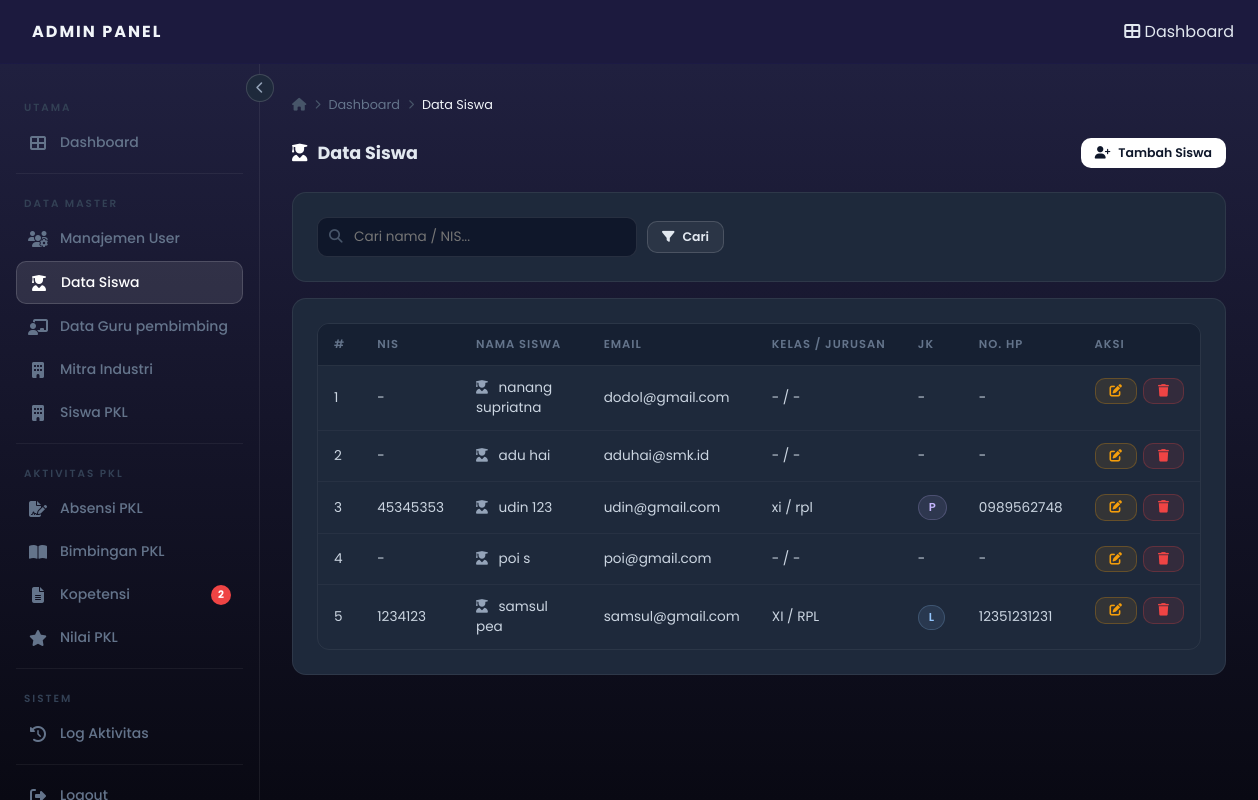
/admin/admin-siswa.php (signed in), run on the app's committed database.
### tables this page shows
CREATE TABLE `profil_siswa` (
  `id` int(11) NOT NULL,
  `user_id` int(11) NOT NULL,
  `nis` varchar(20) DEFAULT NULL,
  `kelas` varchar(20) DEFAULT NULL,
  `jurusan` varchar(50) DEFAULT NULL,
  `no_hp` varchar(15) DEFAULT NULL,
  `foto_profil` varchar(255) DEFAULT NULL,
  `jenis_kelamin` enum('Laki-laki','Perempuan') DEFAULT NULL,
  `agama` varchar(50) DEFAULT NULL,
  `tempat_lahir` varchar(100) DEFAULT NULL,
  `tanggal_lahir` date DEFAULT NULL,
  `alamat` text DEFAULT NULL,
  `golongan_darah` enum('A','B','AB','O') DEFAULT NULL
);

CREATE TABLE `users` (
  `id` int(11) NOT NULL,
  `nama_depan` varchar(50) NOT NULL,
  `nama_belakang` varchar(50) NOT NULL,
  `email` varchar(100) NOT NULL,
  `password` varchar(255) NOT NULL,
  `role` enum('siswa','pembimbing','wakasek','admin') NOT NULL,
  `created_at` timestamp NOT NULL DEFAULT current_timestamp()
);

### admin/admin-siswa.php (the view, shortened to what this page needs)
<?php
include '../config.php';
$search = isset($_GET['s']) ? mysqli_real_escape_string($conn, trim($_GET['s'])) : '';
$where  = "WHERE u.role = 'siswa'";
$rows = mysqli_query($conn,
    "SELECT u.id AS user_id, u.nama_depan, u.nama_belakang, u.email, u.created_at,
            ps.id AS profil_id, ps.nis, ps.kelas, ps.jurusan,
            ps.jenis_kelamin, ps.agama, ps.tempat_lahir, ps.tanggal_lahir,
            ps.no_hp, ps.alamat, ps.golongan_darah
     FROM users u
     LEFT JOIN profil_siswa ps ON u.id = ps.user_id
     $where
     ORDER BY u.id DESC"
);
include '_header_admin.php';
?>
<div class="page-header">
  <h2><i class="fas fa-user-graduate"></i> Data Siswa</h2>
  <button class="btn btn-primary btn-sm" onclick="openModal('modalSiswa')">
    <i class="fas fa-user-plus"></i> Tambah Siswa
  </button>
</div>
<div class="card" style="margin-bottom:16px;">
  <form method="GET" style="display:flex;gap:10px;align-items:center;flex-wrap:wrap;">
    <div class="search-bar">
      <i class="fas fa-search"></i>
      <input type="text" name="s" placeholder="Cari nama / NIS..."
             value="<?php echo htmlspecialchars($search); ?>"/>
    </div>
    <button type="submit" class="btn btn-secondary btn-sm"><i class="fas fa-filter"></i> Cari</button>
  </form>
</div>
<div class="card">
  <div class="table-wrapper">
    <table>
      <thead>
        <tr>
          <th>#</th>
          <th>NIS</th>
          <th>Nama Siswa</th>
          <th>Email</th>
          <th>Kelas / Jurusan</th>
          <th>JK</th>
          <th>No. HP</th>
          <th>Aksi</th>
        </tr>
      </thead>
      <tbody>
      <?php
      $no = 1;
      if (mysqli_num_rows($rows) === 0): ?>
        <tr><td colspan="8" style="text-align:center;padding:20px;color:#64748b;">Belum ada data siswa.</td></tr>
      <?php else:
      while ($r = mysqli_fetch_assoc($rows)): ?>
      <tr>
        <td><?php echo $no++; ?></td>
        <td><?php echo htmlspecialchars($r['nis'] ?? '-'); ?></td>
        <td>
          <i class="fas fa-user-graduate" style="color:#94a3b8;margin-right:7px;"></i>
          <?php echo htmlspecialchars($r['nama_depan'] . ' ' . $r['nama_belakang']); ?>
        </td>
        <td><?php echo htmlspecialchars($r['email']); ?></td>
        <td><?php echo htmlspecialchars(($r['kelas'] ?? '-') . ' / ' . ($r['jurusan'] ?? '-')); ?></td>
        <td><?php
          $jk = $r['jenis_kelamin'] ?? '';
          if ($jk === 'Laki-laki')  echo "<span class='pill pill-blue'>L</span>";
          elseif ($jk === 'Perempuan') echo "<span class='pill pill-purple'>P</span>";
          else echo '-';
        ?></td>
        <td><?php echo htmlspecialchars($r['no_hp'] ?? '-'); ?></td>
        <td style="display:flex;gap:6px;">
          <button class="btn btn-warning btn-sm"
            onclick="editSiswa(<?php echo htmlspecialchars(json_encode($r), ENT_QUOTES); ?>)">
            <i class="fas fa-edit"></i>
          </button>
          <a href="?hapus=<?php echo $r['user_id']; ?>"
             class="btn btn-danger btn-sm"
             onclick="return confirm('Hapus siswa ini? Data tidak bisa dikembalikan.')">
            <i class="fas fa-trash"></i>
          </a>
        </td>
      </tr>
      <?php endwhile; endif; ?>
      </tbody>
    </table>
  </div>
</div>
<?php include '_footer_admin.php'; ?>

### admin/style.css (style rules this page uses)
*, *::before, *::after { box-sizing: border-box; margin: 0; padding: 0; }
html { scroll-behavior: smooth; }
body { font-family: 'Poppins', sans-serif; background: linear-gradient(to bottom, #222243, #090913); color: #e2e8f0; min-height: 100vh; }
a { text-decoration: none; color: inherit; }
h2 { font-size: 1.25rem; font-weight: 600; color: #e2e8f0; }
.btn { display: inline-flex; align-items: center; gap: 8px; padding: 10px 20px; border-radius: 10px; font-family: 'Poppins', sans-serif; font-size: 0.85rem; font-weight: 600; cursor: pointer; transition: all 0.2s; border: none; text-decoration: none; }
.btn-primary { background: #ffffff; color: #0f172a; }
.btn-secondary { background: rgba(255, 255, 255, 0.06); color: #e2e8f0; border: 1px solid rgba(255, 255, 255, 0.15); }
.btn-danger { background: rgba(239, 68, 68, 0.1); color: #ef4444; border: 1px solid rgba(239, 68, 68, 0.25); }
.btn-warning { background: rgba(245, 158, 11, 0.1); color: #f59e0b; border: 1px solid rgba(245, 158, 11, 0.25); }
.btn-sm { padding: 6px 14px; font-size: 0.78rem; }
.card { background: #1e293b; border: 1px solid rgba(255, 255, 255, 0.07); border-radius: 14px; padding: 24px; }
.table-wrapper { overflow-x: auto; border-radius: 12px; border: 1px solid rgba(255, 255, 255, 0.06); }
table { width: 100%; border-collapse: collapse; font-size: 0.85rem; }
thead tr { background: #162032; border-bottom: 1px solid rgba(255, 255, 255, 0.08); }
thead th { padding: 12px 16px; text-align: left; font-size: 0.72rem; font-weight: 600; color: #64748b; letter-spacing: 1px; text-transform: uppercase; white-space: nowrap; }
tbody tr { border-bottom: 1px solid rgba(255, 255, 255, 0.04); transition: background 0.15s; }
tbody tr:last-child { border-bottom: none; }
tbody td { padding: 12px 16px; color: #cbd5e1; vertical-align: middle; }
.pill { display: inline-flex; align-items: center; gap: 5px; padding: 3px 10px; border-radius: 99px; font-size: 0.72rem; font-weight: 600; }
.pill-blue { background: rgba(147, 197, 253, 0.1); color: #93c5fd; border: 1px solid rgba(147, 197, 253, 0.2); }
.pill-purple { background: rgba(196, 181, 253, 0.1); color: #c4b5fd; border: 1px solid rgba(196, 181, 253, 0.2); }
.search-bar { position: relative; max-width: 320px; }
.search-bar i { position: absolute; left: 12px; top: 50%; transform: translateY(-50%); color: #475569; font-size: 0.85rem; }
.search-bar input { width: 100%; padding: 9px 14px 9px 36px; background: #0f172a; border: 1px solid rgba(255, 255, 255, 0.1); border-radius: 10px; color: #e2e8f0; font-family: 'Poppins', sans-serif; font-size: 0.85rem; outline: none; transition: border-color 0.2s; }
.page-header { display: flex; align-items: center; justify-content: space-between; gap: 16px; margin-bottom: 24px; flex-wrap: wrap; }
.page-header h2 { font-size: 1.1rem; font-weight: 700; color: #e2e8f0; display: flex; align-items: center; gap: 10px; }
.page-header h2 i { color: #ffffff; }

### data on the page
profil_siswa: nis "-", user.nama_belakang "nanang supriatna", user.email "dodol@gmail.com", kelas+jurusan "- / -", no_hp "-"
profil_siswa: nis "-", user.nama_belakang "adu hai", user.email "aduhai@smk.id", kelas+jurusan "- / -", no_hp "-"
profil_siswa: nis "45345353", user.nama_belakang "udin 123", user.email "udin@gmail.com", kelas+jurusan "xi / rpl", jenis_kelamin "P", no_hp "0989562748"
profil_siswa: nis "-", user.nama_belakang "poi s", user.email "poi@gmail.com", kelas+jurusan "- / -", no_hp "-"
profil_siswa: nis "1234123", user.nama_belakang "samsul pea", user.email "samsul@gmail.com", kelas+jurusan "XI / RPL", jenis_kelamin "L", no_hp "12351231231"

### other printed values
$label "Dashboard Manajemen User Data Siswa Data Guru pembimbing Mitra Industri Siswa PKL Absensi PKL Bimbingan PKL Kopetensi Nilai PKL Log Aktivitas"
$badge "2"
$page_title "Data Siswa"
